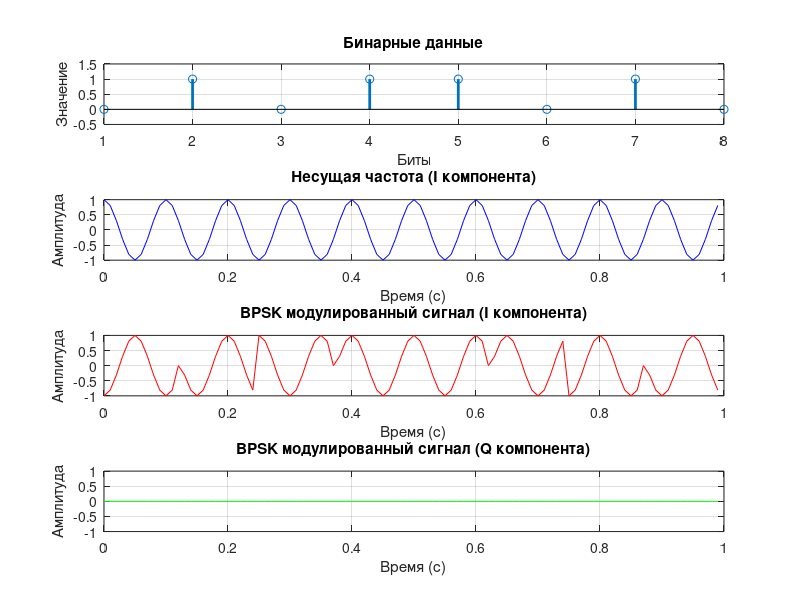

Write MATLAB code to recreate this figure.
% Параметры
f = 10; % Частота несущей (Гц)
Fs = 100; % Частота дискретизации (Гц)
T = 1/Fs; % Период дискретизации
t = 0:T:1-T; % Временной вектор (1 секунда)
bits = [0 1 0 1 1 0 1 0]; % Бинарные данные (пример)

% BPSK модуляция
bpsk_symbols = 2 * bits - 1; % Преобразование битов в BPSK символы: 0 -> -1, 1 -> +1

% Создание несущей частоты
carrier_I = cos(2 * pi * f * t); % In-phase компонента (I)
carrier_Q = sin(2 * pi * f * t); % Quadrature компонента (Q)

% Модуляция BPSK
modulated_I = zeros(1, length(t));
modulated_Q = zeros(1, length(t)); % Q компонента будет нулевой для BPSK
for i = 1:length(bits)
    start_idx = (i-1) * length(t)/length(bits) + 1;
    end_idx = i * length(t)/length(bits);
    modulated_I(start_idx:end_idx) = bpsk_symbols(i) * carrier_I(start_idx:end_idx);
    modulated_Q(start_idx:end_idx) = 0; % Q компонента всегда 0 для BPSK
end

% Построение графиков
figure;

% График бинарных данных
subplot(4, 1, 1);
stem(bits, 'LineWidth', 2);
title('Бинарные данные');
xlabel('Биты');
ylabel('Значение');
ylim([-0.5 1.5]);
grid on;

% График несущей частоты (I компонента)
subplot(4, 1, 2);
plot(t, carrier_I, 'b');
title('Несущая частота (I компонента)');
xlabel('Время (с)');
ylabel('Амплитуда');
grid on;

% График модулированного сигнала (I компонента)
subplot(4, 1, 3);
plot(t, modulated_I, 'r');
title('BPSK модулированный сигнал (I компонента)');
xlabel('Время (с)');
ylabel('Амплитуда');
grid on;

% График модулированного сигнала (Q компонента)
subplot(4, 1, 4);
plot(t, modulated_Q, 'g');
title('BPSK модулированный сигнал (Q компонента)');
xlabel('Время (с)');
ylabel('Амплитуда');
grid on;
